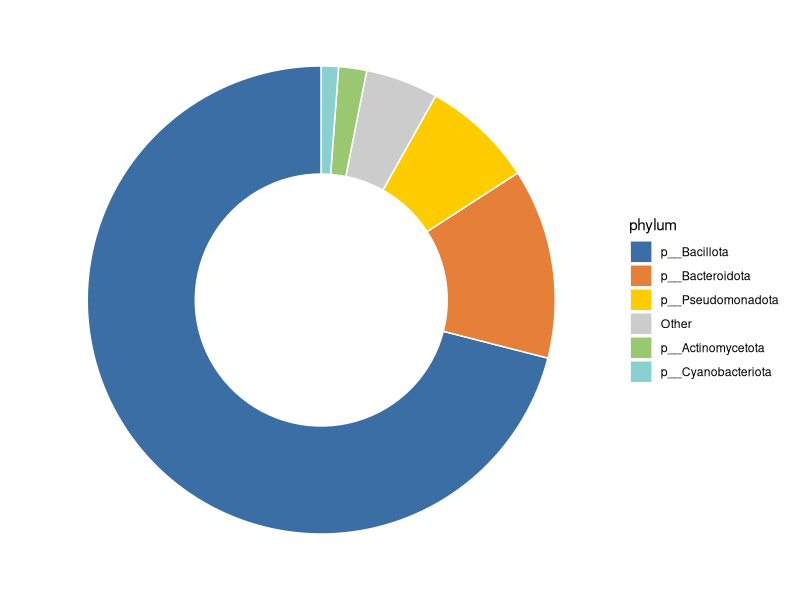
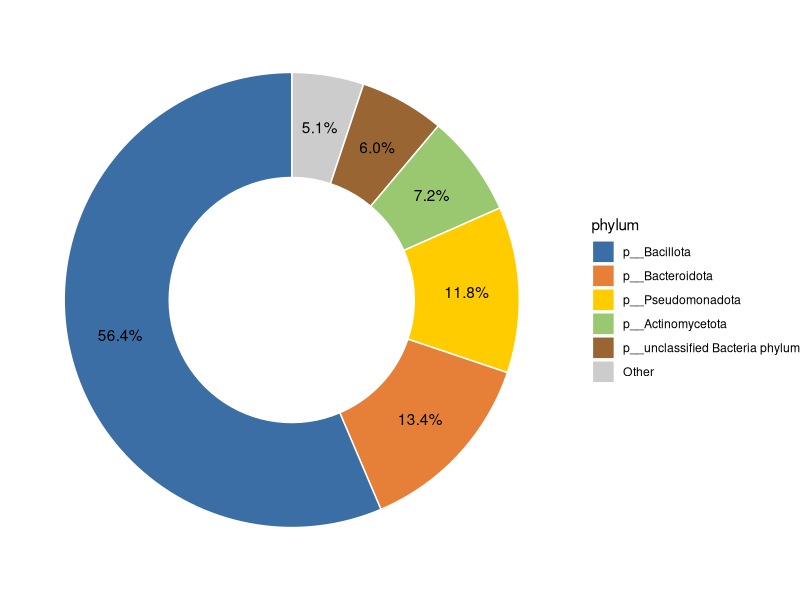

Write the R code that produced these figures, in order.
rm(list = ls())
library(ggplot2)
library(ggforce)
library(readr)
library(dplyr)

##MAG
phylum_data <- read_csv("MAG_phylum_ARG_count.csv")

# 计算百分比
phylum_data$percentage <- phylum_data$Total_MAGs / sum(phylum_data$Total_MAGs) * 100

# 按Total_MAGs降序排列，并处理Top 10
phylum_top5 <- phylum_data %>%
  arrange(desc(Total_MAGs)) %>%  
  mutate(rank = row_number()) %>%  
  mutate(Phylum_group = ifelse(rank <= 5, as.character(Phylum), "Other")) 

#按新的Phylum_group重新汇总
phylum_final <- phylum_top5 %>%
  group_by(Phylum_group) %>%
  summarise(
    Total_MAGs = sum(Total_MAGs),
    percentage = sum(percentage)
  ) %>%
  ungroup() %>%
  arrange(desc(Total_MAGs))  # 按数量重新排序

# 设置因子水平
phylum_final$Phylum_group <- factor(
  phylum_final$Phylum_group,
  levels = phylum_final$Phylum_group
)

colors <- c(
  "p__Bacillota" = "#3A6EA5", 
  "p__Bacteroidota" = "#E67F37",
  "p__Pseudomonadota" = "#FFCC00",
  "Other" = "#cccccc",
  "p__Actinomycetota" = "#99C870",
  "p__unclassified Bacteria phylum" = "#996633",
  "p__Cyanobacteriota" = "#89D1CE"
)


#绘制饼图
p1 <- ggplot(phylum_final, aes(x = 2, y = percentage, fill = Phylum_group)) +
  geom_bar(stat = "identity", color = "white") +
  coord_polar(theta = "y", start = 0) +
  scale_fill_manual(values = colors) + 
  theme_void() +
  xlim(0.5, 2.5) +
  labs(fill = "phylum") 

p1

rm(list = ls())
library(ggplot2)
library(ggforce)
library(readr)
library(dplyr)
##contig
phylum_data <- read_csv("contig_phylum_ARG_count.csv")

# 计算百分比
phylum_data$percentage <- phylum_data$Total_orfs / sum(phylum_data$Total_orfs) * 100

# 3. 按Total_MAGs降序排列，并处理Top 10
phylum_top5 <- phylum_data %>%
  arrange(desc(Total_orfs)) %>%  # 按Total_MAGs降序排列
  mutate(rank = row_number()) %>%  # 添加排名
  mutate(Phylum_group = ifelse(rank <= 5, as.character(phylum), "Other"))  # Top 10保留，其余为Other

# 4. 按新的Phylum_group重新汇总
phylum_final <- phylum_top5 %>%
  group_by(Phylum_group) %>%
  summarise(
    Total_contig_orfs = sum(Total_orfs),
    percentage = sum(percentage)
  ) %>%
  ungroup() %>%
  arrange(desc(Total_contig_orfs))  # 按数量重新排序

# 然后设置因子水平
phylum_final$Phylum_group <- factor(
  phylum_final$Phylum_group,
  levels = phylum_final$Phylum_group
)


colors <- c(
  "p__Bacillota" = "#3A6EA5", 
  "p__Bacteroidota" = "#E67F37",
  "p__Pseudomonadota" = "#FFCC00",
  "Other" = "#cccccc",
  "p__Actinomycetota" = "#99C870",
  "p__unclassified Bacteria phylum" = "#996633",
  "p__Cyanobacteriota" = "#89D1CE"
)

phylum_final <- phylum_final %>%
  arrange(desc(Phylum_group)) %>%
  mutate(cum_perc = cumsum(percentage) - percentage / 2)

# 5. 绘制饼图
p2 <- ggplot(phylum_final, aes(x = 2, y = percentage, fill = Phylum_group)) +
  geom_bar(stat = "identity", color = "white") +
  coord_polar(theta = "y", start = 0) +
  geom_text(aes(y = cum_perc, label = sprintf("%.1f%%", percentage)), color = "black") +
  scale_fill_manual(values = colors) +  # 保留你的自定义配色
  theme_void() +
  xlim(0.5, 2.5) +
  labs(fill = "phylum") 


p2
